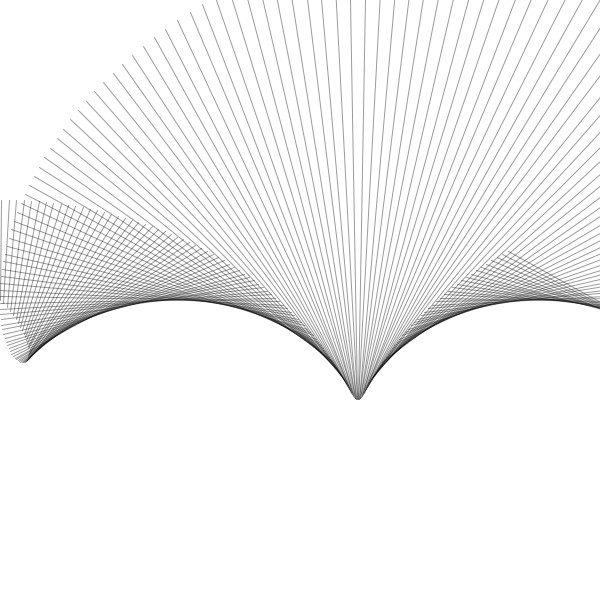
Frame 1 (no input)
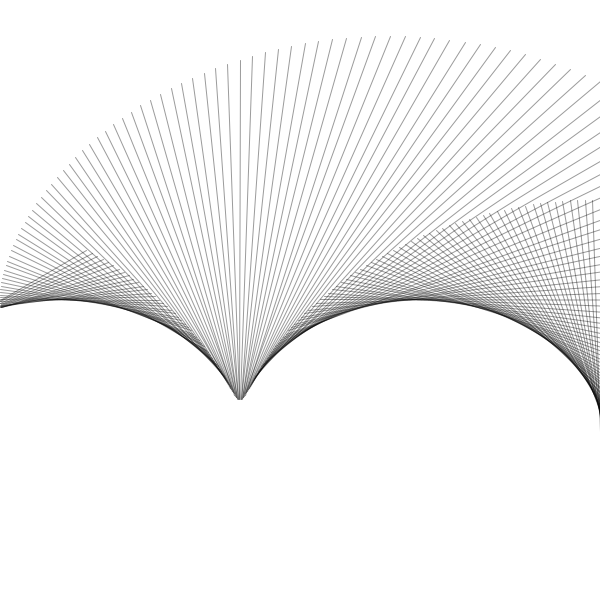
Frame 60 (the mouse pressed at the canvas centre just before this capture)
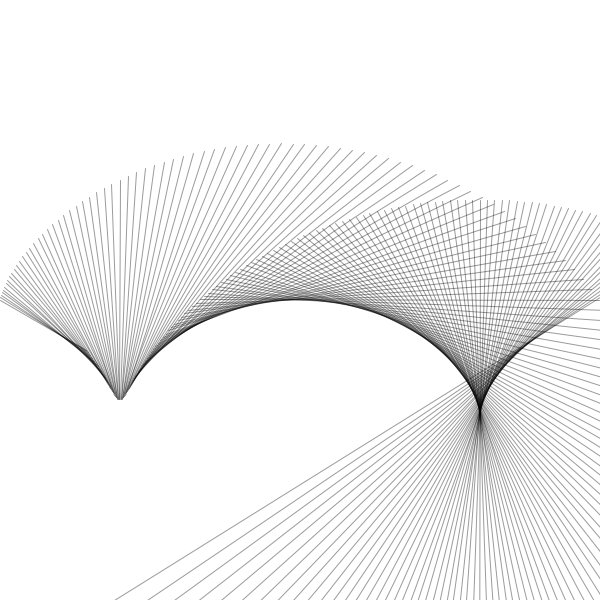
Frame 120 (the mouse held since frame 60 and released just before this capture)

The Processing sketch that drew these frames (run headless with seeded random() and noise(); from frame 60 on, the mouse is pressed at the canvas centre):

// Processing sketch: while_loops_2
// ── while_loops_2.pde
float angle; 

void setup() {
  size(600, 600);

  //variable to track ; condition to check; increment
  //i = iterator 
  for (int i = 0; i < 10; i++) {
  }
}

void draw() {
  background(255);
  angle++;
  stroke(0, 100);
  
  for (int i = 0; i < 150; i++) {
    pushMatrix();
    float x = map(i, 0, 150, 0, 600);
    translate(x, 300);
    rotate(radians(angle + i*2));
    line(0, -100, 0, i * 4);
    popMatrix();
  }
}
